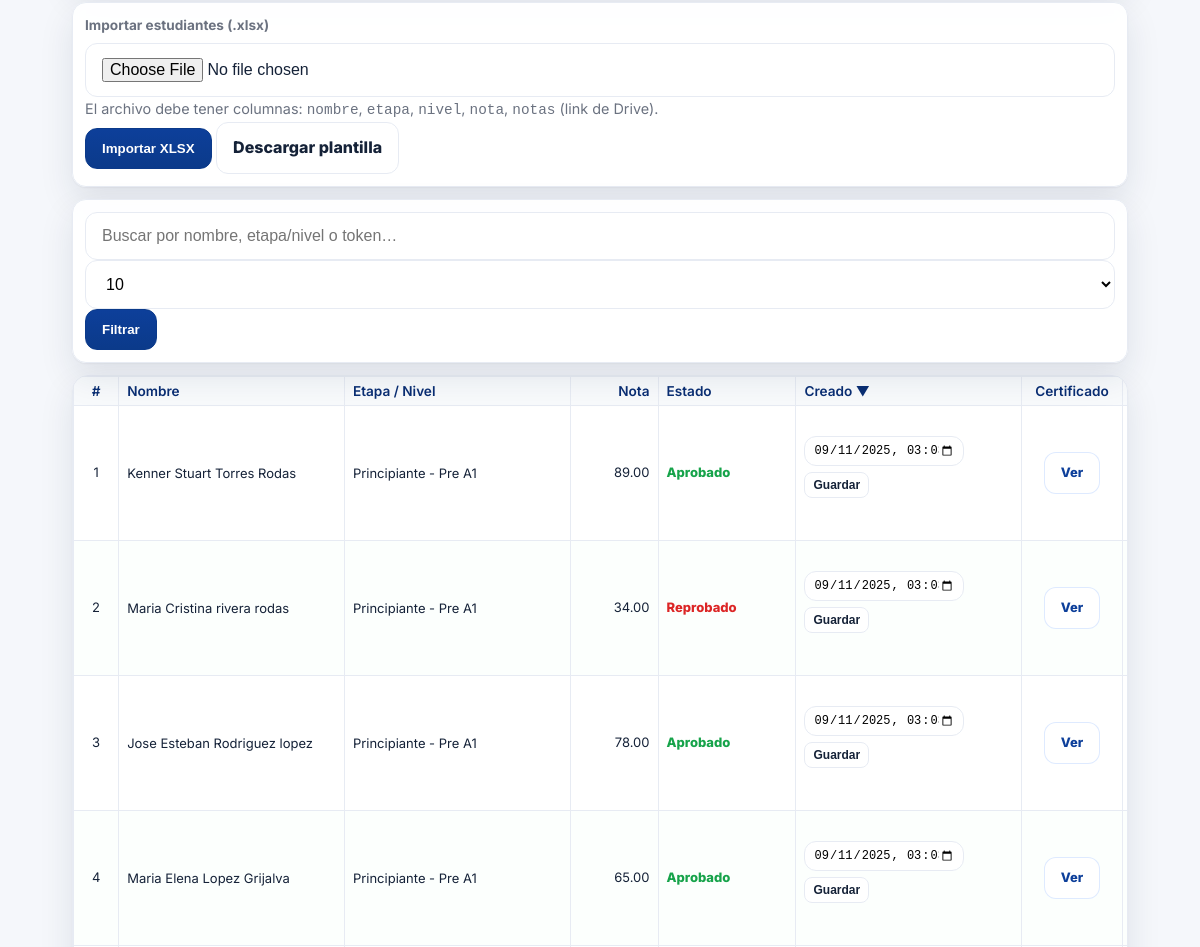
Page /admin (signed in, middle part) on the earlier database version.
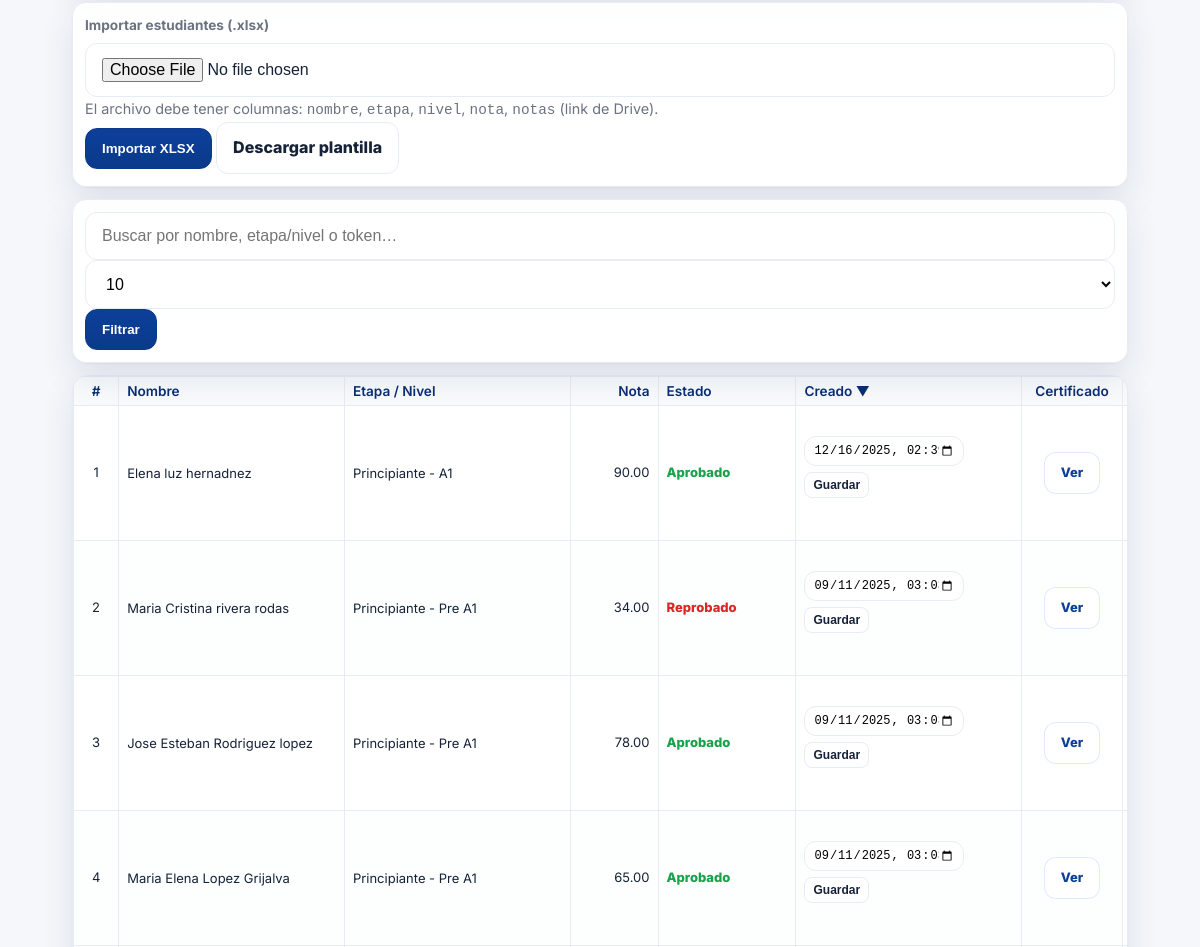
Same page on the later database version.
### tables this page shows
CREATE TABLE estudiantes(
          id INTEGER PRIMARY KEY AUTOINCREMENT,
          token TEXT UNIQUE NOT NULL,
          nombre TEXT NOT NULL,
          curso TEXT NOT NULL,
          nota REAL NOT NULL,
          estado TEXT CHECK(estado IN ('Aprobado','Reprobado')) NOT NULL,
          creado_en TEXT NOT NULL
        , columna TEXT, notas TEXT);

### app.py (the view, shortened to what this page needs)
@app.route("/admin", methods=["GET", "POST"])
@login_required
@role_required("admin", "subadmin")
def admin():
    q        = (request.args.get("q") or "").strip()
    sort     = (request.args.get("sort") or "creado_en").strip()
    order    = (request.args.get("order") or "desc").lower()
    page     = int(request.args.get("page", 1) or 1)
    per_page = int(request.args.get("per_page", 10) or 10)
    allowed_sorts = {"id", "token", "nombre", "curso", "nota", "estado", "creado_en"}
    if sort not in allowed_sorts:
        sort = "creado_en"
    if order not in {"asc", "desc"}:
        order = "desc"
    if per_page not in (10, 25, 50, 100):
        per_page = 10
    if page < 1:
        page = 1
    where = "1=1"
    params = []
    if q:
        q_norm = f"%{strip_accents_py(q).lower()}%"
        where = "(lower(strip_accents(nombre)) LIKE ? OR lower(strip_accents(curso)) LIKE ? OR token LIKE ?)"
        params = [q_norm, q_norm, f"%{q}%"]
    with conn() as cdb:
        total = cdb.execute(f"SELECT COUNT(*) FROM estudiantes WHERE {where}", params).fetchone()[0]
        total_pages = max(1, (total + per_page - 1) // per_page)
        if page > total_pages:
            page = total_pages
        offset = (page - 1) * per_page
        rows = cdb.execute(
            f"SELECT * FROM estudiantes WHERE {where} "
            f"ORDER BY {sort} {order.upper()} LIMIT ? OFFSET ?",
            (*params, per_page, offset),
        ).fetchall()
    listado = [{
        "id": e["id"],
        "token": e["token"],
        "nombre": e["nombre"],
        "curso": e["curso"],
        "nota": e["nota"],
        "estado": e["estado"],
        "creado_en": e["creado_en"],
        "qr_url": f"/static/qrs/{e['token']}.png",
        "cert_url": url_for("ver_cert", token=e["token"], _external=True),
    } for e in rows]
    start_index = (page - 1) * per_page
    pages = list(range(max(1, page - 2), min(total_pages, page + 2) + 1))
    return render_template(
        "admin.html",
        estudiantes=listado,
        q=q,
        sort=sort,
        order=order,
        page=page,
        per_page=per_page,
        total=total,
        total_pages=total_pages,
        pages=pages,
        start_index=start_index,
    )

### app.py (called while the page is built)
def conn():
    c = sqlite3.connect(DB_PATH)
    c.row_factory = sqlite3.Row
    c.create_function("strip_accents", 1, strip_accents_py)
    return c

def _to_datetime_local_str(db_str: str) -> str:
    if not db_str:
        return ""
    try:
        dt = datetime.strptime(db_str, "%Y-%m-%d %H:%M:%S")
        return dt.strftime("%Y-%m-%dT%H:%M")
    except Exception:
        pass
    try:
        dt = datetime.fromisoformat(db_str)
        return dt.strftime("%Y-%m-%dT%H:%M")
    except Exception:
        return ""

def login_required(view):
    @wraps(view)
    def wrapper(*args, **kwargs):
        user = session.get("user")
        if not user:
            return redirect(url_for("login", next=request.path))
        return view(*args, **kwargs)
    return wrapper

def role_required(*roles):
    def decorator(view):
        @wraps(view)
        def wrapper(*args, **kwargs):
            user = session.get("user")
            if not isinstance(user, dict):
                session.clear()
                flash("Sesión inválida. Inicia sesión nuevamente.", "error")
                return redirect(url_for("login"))
            if user.get("rol") not in roles:
                flash("permiso_denegado", "modal")
                return redirect(url_for("admin"))
            return view(*args, **kwargs)
        return wrapper
    return decorator

@app.context_processor
def inject_user():
    return {"current_user": session.get("user"),
            "PASSING_GRADE": PASSING_GRADE,
            "ETAPAS": ETAPAS}

@app.context_processor
def inject_user():
    return {"current_user": session.get("user"),
            "PASSING_GRADE": PASSING_GRADE,
            "ETAPAS": ETAPAS}

### templates/admin.html (shortened to what this page needs)
﻿{% extends "base.html" %}
{% block content %}
<form class="card" method="post" action="{{ url_for('import_xlsx') }}" enctype="multipart/form-data" style="padding:12px;margin:12px 0;">
  <div class="grid two">
    <div>
      <label class="field">
        <span>Importar estudiantes (.xlsx)</span>
        <input type="file" name="archivo" accept=".xlsx" required>
      </label>
      <small class="help">
        El archivo debe tener columnas: <code>nombre</code>, <code>etapa</code>, <code>nivel</code>, <code>nota</code>, <code>notas</code> (link de Drive).
      </small>
    </div>
    <div style="align-self:end;">
      <button class="btn btn-primary">Importar XLSX</button>
      <a class="btn" href="{{ url_for('download_import_template') }}">Descargar plantilla</a>
    </div>
  </div>
</form>
<form method="get" action="{{ url_for('admin') }}" class="card" style="padding:12px;margin:12px 0;">
  <div class="toolbar">
    <input class="input" name="q" value="{{ q or '' }}" placeholder="Buscar por nombre, etapa/nivel o token…" />
    <select class="input" name="per_page" onchange="this.form.submit()">
      <option value="10"  {{ 'selected' if per_page==10 else '' }}>10</option>
    </select>
    <button class="btn btn-primary">Filtrar</button>
  </div>
</form>
<div class="table-wrap">
  <table class="responsive compact-table">
    <thead>
      {% set inv = 'asc' if order == 'desc' else 'desc' %}
      <tr>
        <th>#</th>
        <th><a href="{{ url_for('admin', q=q, sort='nombre', order=inv if sort=='nombre' else 'asc', per_page=per_page, page=1) }}">Nombre {% if sort=='nombre' %}{{ '▲' if order=='asc' else '▼' }}{% endif %}</a></th>
        <th><a href="{{ url_for('admin', q=q, sort='curso', order=inv if sort=='curso' else 'asc', per_page=per_page, page=1) }}">Etapa / Nivel {% if sort=='curso' %}{{ '▲' if order=='asc' else '▼' }}{% endif %}</a></th>
        <th><a href="{{ url_for('admin', q=q, sort='nota', order=inv if sort=='nota' else 'asc', per_page=per_page, page=1) }}">Nota {% if sort=='nota' %}{{ '▲' if order=='asc' else '▼' }}{% endif %}</a></th>
        <th><a href="{{ url_for('admin', q=q, sort='estado', order=inv if sort=='estado' else 'asc', per_page=per_page, page=1) }}">Estado {% if sort=='estado' %}{{ '▲' if order=='asc' else '▼' }}{% endif %}</a></th>
        <th><a href="{{ url_for('admin', q=q, sort='creado_en', order=inv if sort=='creado_en' else 'desc', per_page=per_page, page=1) }}">Creado {% if sort=='creado_en' %}{{ '▲' if order=='asc' else '▼' }}{% endif %}</a></th>
        <th>Certificado</th>
        <th>Acciones</th>
      </tr>
    </thead>
    <tbody>
      {% for e in estudiantes %}
      <tr>
        <td class="text-muted">{{ (page - 1) * per_page + loop.index }}</td>
        <td data-th="Nombre">{{ e.nombre }}</td>
        <td data-th="Etapa / Nivel">{{ e.curso }}</td>
        <td data-th="Nota">{{ '%.2f'|format(e.nota) }}</td>
        <td data-th="Estado" class="{{ 'ok' if e.estado=='Aprobado' else 'bad' }}">{{ e.estado }}</td>
        <td data-th="Creado">
          <form method="post" action="{{ url_for('update_fecha', id=e.id) }}" class="inline-date-form">
            <input type="datetime-local" name="creado_en" value="{{ e.creado_en|dtlocal }}" class="input">
            <button class="btn btn-sm">Guardar</button>
          </form>
        </td>
        <td data-th="Certificado"><a class="btn btn-outline" href="{{ e.cert_url }}" target="_blank">Ver</a></td>
        <td data-th="Acciones">
        </td>
      </tr>
      {% else %}
      <tr><td colspan="9" style="text-align:center;">Sin registros</td></tr>
      {% endfor %}
    </tbody>
  </table>
</div>
{% endblock %}

### templates/base.html (shortened to what this page needs)
﻿<!doctype html>
<html lang="es">
<head>
  <link rel="stylesheet" href="{{ url_for('static', filename='style.css') }}">
</head>
<body>
<div class="container">
  <main>
    {% block content %}{% endblock %}
  </main>
</div>
</body>
</html>

Differences in the rows shown:
removed estudiantes: index "1", nombre "Kenner Stuart Torres Rodas", curso "Principiante - Pre A1", nota "89.00", estado "Aprobado", creado_en "09/11/2025 15:03"
added estudiantes: index "1", nombre "Elena luz hernadnez", curso "Principiante - A1", nota "90.00", estado "Aprobado", creado_en "12/16/2025 14:39"
